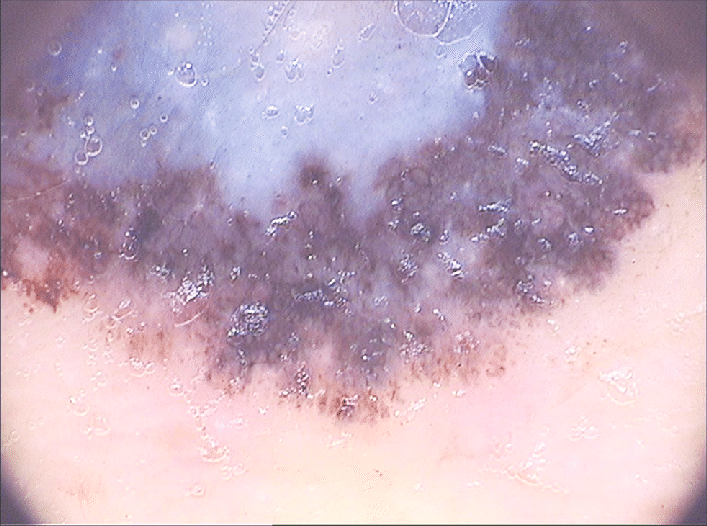
#> input picture check of the code for Blue-White-veils/1.png, 707 x 526 px
$ jupyter execute blue-white-veil-test.ipynb
#> lines starting #> are read from the running program, lines starting #| are printed output that depends on the picture; after the words box and inside, x2 and y2 are one past the last pixel; in counts of white or black regions, pixels touching at a corner belong together
[cell 1]
import cv2
import numpy as np


def calculate_blue_white_ratio(image_path, mask_path):
    # Load the image and mask
#> called with image_path = '1.png', mask_path = '1_mask.png'
    image = cv2.imread(image_path)
#> image is the input picture: shape (526, 707, 3); mean B, G, R 191.2, 172.9, 196.6
    mask = cv2.imread(mask_path, cv2.IMREAD_GRAYSCALE)
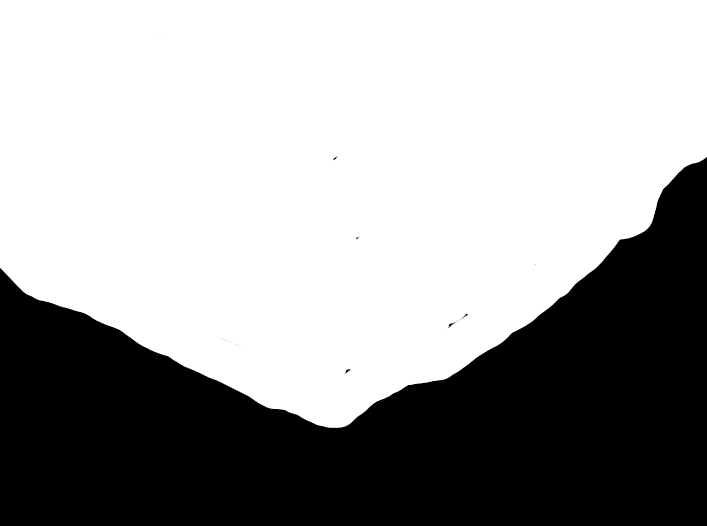
#> input picture check of the code for Blue-White-veils/1_mask.png, 707 x 526 px
#> mask is the input picture: shape (526, 707); min 0, max 255, mean 161.8

    # Check if images were loaded successfully
    if image is None:
        print(f"Error loading image: {image_path}")
        return
    if mask is None:
        print(f"Error loading mask: {mask_path}")
        return

    # Resize the mask to match the dimensions of the image
    if image.shape[:2] != mask.shape[:2]:
        print("Image and mask dimensions do not match. Resizing mask...")
        mask = cv2.resize(mask, (image.shape[1], image.shape[0]))

    # Convert image to HSV color space
    hsv_image = cv2.cvtColor(image, cv2.COLOR_BGR2HSV)
#> hsv_image: shape (526, 707, 3); mean H, S, V 121.5, 44.1, 205.7

    # Define broader range for blue colors in HSV
    lower_blue = np.array([100, 50, 50])  # Adjusted range for blue
    upper_blue = np.array([140, 255, 255])  # Adjusted range for blue

    # Define a range for detecting white or very light colors
    lower_white = np.array([0, 0, 200])  # Range for white
    upper_white = np.array([180, 25, 255])  # Range for white

    # Create a mask for blue and white colors
    blue_mask = cv2.inRange(hsv_image, lower_blue, upper_blue)
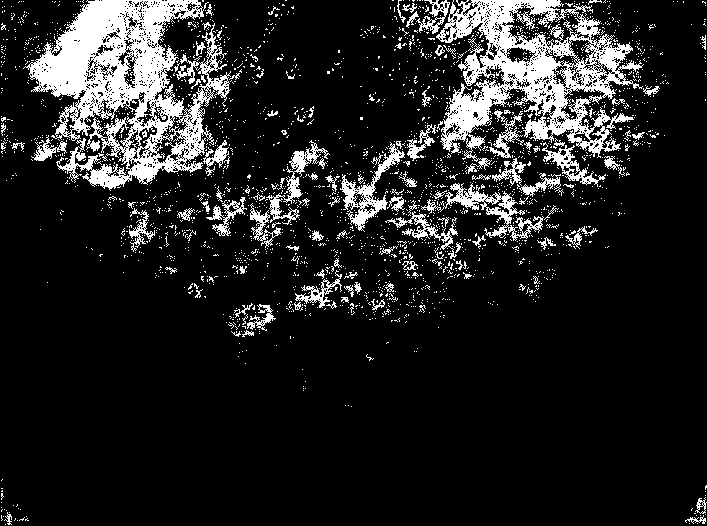
#> blue_mask: shape (526, 707); 13.5% white; 2378 white regions (2266 under 20 px), largest, box (x1, y1, x2, y2) and area: (23, 0, 231, 191) 17875, (436, 0, 644, 174) 13982, (421, 183, 544, 241) 1573
    white_mask = cv2.inRange(hsv_image, lower_white, upper_white)
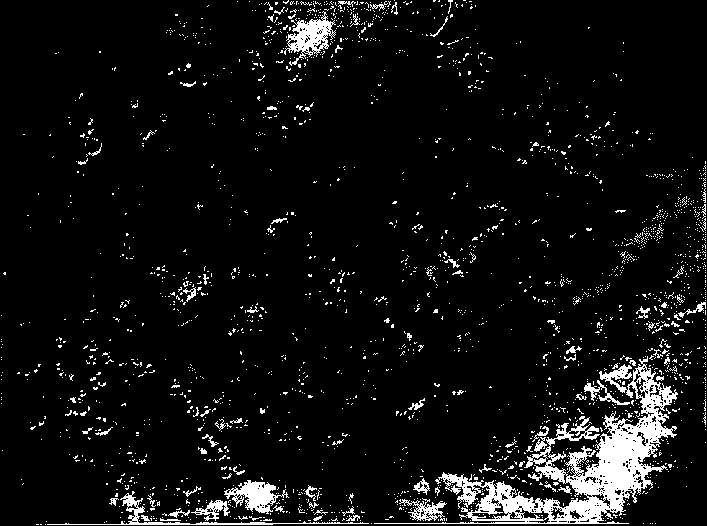
#> white_mask: shape (526, 707); 6.6% white; 2273 white regions (2185 under 20 px), largest, box (x1, y1, x2, y2) and area: (374, 356, 678, 524) 10929, (284, 11, 336, 66) 1141, (224, 480, 289, 514) 978

    # Combine the blue and white masks
    combined_color_mask = cv2.bitwise_or(blue_mask, white_mask)
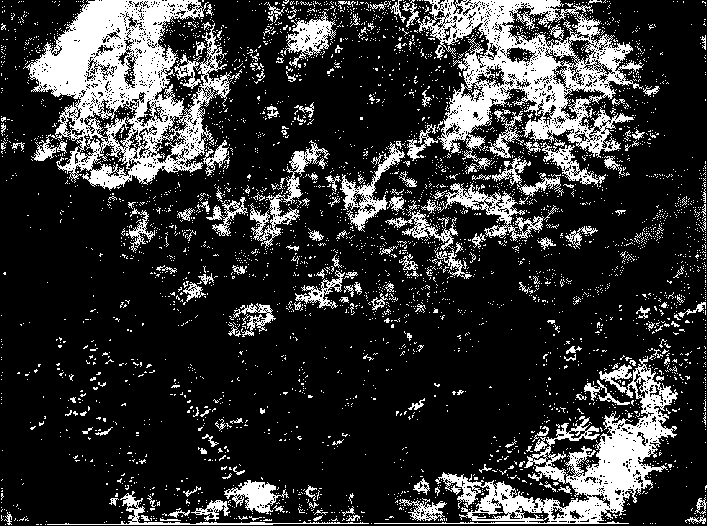
#> combined_color_mask: shape (526, 707); 20.1% white; 4088 white regions (3911 under 20 px), largest, box (x1, y1, x2, y2) and area: (23, 0, 232, 191) 18644, (416, 0, 644, 174) 14860, (374, 356, 678, 524) 10929

    # Combine the color mask with the original lesion mask
    combined_mask = cv2.bitwise_and(mask, mask, mask=combined_color_mask)
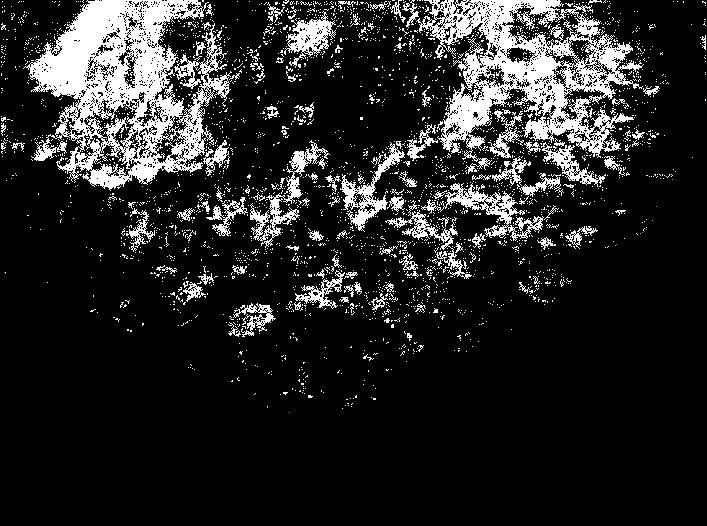
#> combined_mask: shape (526, 707); min 0, max 255, mean 37.8

    # Calculate area of blue-white veil
    blue_white_area = cv2.countNonZero(combined_mask)
#> blue_white_area = 55156

    # Calculate area of the lesion (non-zero pixels in the mask)
    lesion_area = cv2.countNonZero(mask)
#> lesion_area = 236342

    # Calculate the ratio of blue-white veil area to lesion area
    ratio = blue_white_area / lesion_area
#> ratio = 0.233

    if ratio >0.01:
        print("yes")
    else:
        print("no")

   # File paths relative to the script location
image_path = '1.png'
mask_path = '1_mask.png'

# Calculate blue-white veil area ratio
blue_white_ratio = calculate_blue_white_ratio(image_path, mask_path)
